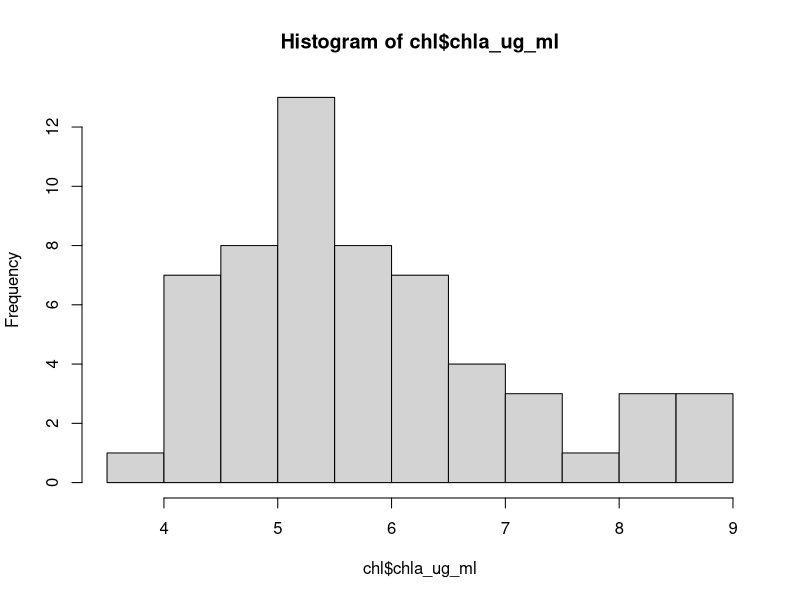

Generate this figure with R: (Note: this script raises an error after producing the figure.)
library(tidyverse)
library(emmeans)
library(multcomp)
library(multcompView)

chl <- read.csv("gradienteData/chl_gradiente_2023/pigm_gradiente_2023_updated.csv") |> 
  filter(canopy_position == "shade_low") |>
  filter(date <= 20230731 | date >= 20230825) |> 
  mutate(campaign = ifelse(date >= 20230621, "summer23", "spring23")) |> 
  mutate(site = factor(site, levels = c("ART", "BER", "ITU", "MSA", "DIU"))) |> 
  rename(tree = id_plant) |> 
  mutate(chla_and_chlb = chla_ug_ml + chlb_ug_ml)

chl <- chl[, c("site", "campaign", "tree", "chla_ug_ml", "chlb_ug_ml",
               "chla_chlb", "chla_and_chlb")]

hist(chl$chla_ug_ml)
summary(aov(chla_ug_ml ~ site * campaign, data = chl))
TukeyHSD(aov(chla_ug_ml ~ site, data = chl))
summary(aov(chlb_ug_ml ~ site * campaign, data = chl))
TukeyHSD(aov(chlb_ug_ml ~ site, data = chl))
summary(aov(chla_and_chlb ~ site * campaign, data = chl))
TukeyHSD(aov(chla_and_chlb ~ site, data = chl))
summary(aov(chla_chlb ~ site * campaign, data = chl))
TukeyHSD(aov(chla_chlb ~ site, data = chl))

model <- lm(sla ~ site * campaign, data = sla)
summary(model)
anova(lm(sla ~ site * campaign, data = sla))
model_means2 <- emmeans(model, ~ site)
model_means_cld2 <- cld(model_means2, adjust = "sidak",
                        Letters = c("a", "b", "c", "d", "e", "f", "g"),
                        alpha = 0.05, sort = FALSE)

chla <- ggplot(chl, aes(x = site, y = chla_ug_ml, fill = campaign)) +
  geom_boxplot(
    position = position_dodge2(width = 0.8, preserve = "single")) +
  scale_fill_manual(values=c("magenta1", "orange")) +
  ylim(1, 8) +
  labs(
    x = "",
    y = expression("Chl a ("*mu*g~ml^-1*")"),
    fill = "Campaign"
  ) +
  theme_minimal()+
  guides(fill = FALSE) 

chlb <- ggplot(chl, aes(x = site, y = chlb_ug_ml, fill = campaign)) +
  geom_boxplot(
    position = position_dodge2(width = 0.8, preserve = "single")) +
  scale_fill_manual(values=c("magenta1", "orange")) +
  ylim(1, 8) +
  labs(
    x = "",
    y = expression("Chl b ("*mu*g~ml^-1*")"),
    fill = "Campaign"
  ) +
  theme_minimal() +
  guides(fill = FALSE) 

chlSum <- ggplot(chl, aes(x = site, y = chla_and_chlb, fill = campaign)) +
  geom_boxplot(
    position = position_dodge2(width = 0.8, preserve = "single")) +
  scale_fill_manual(values=c("magenta1", "orange")) +
  labs(
    x = "",
    y = expression("[Chla] + [Chlb] ("*mu*g~ml^-1*")"),
    fill = "Campaign"
  ) +
  theme_minimal()+
  guides(fill = FALSE) 

chlRatio <- ggplot(chl, aes(x = site, y = chla_chlb, fill = campaign)) +
  geom_boxplot(
    position = position_dodge2(width = 0.8, preserve = "single")) +
  scale_fill_manual(values=c("magenta1", "orange")) +
  labs(
    x = "",
    y = "[Chla]:[Chlb]",
    fill = "Campaign"
  ) +
  theme_minimal()+
  guides(fill = FALSE) 

cowplot::plot_grid(chla, chlb, chlSum, chlRatio, ncol = 2)
